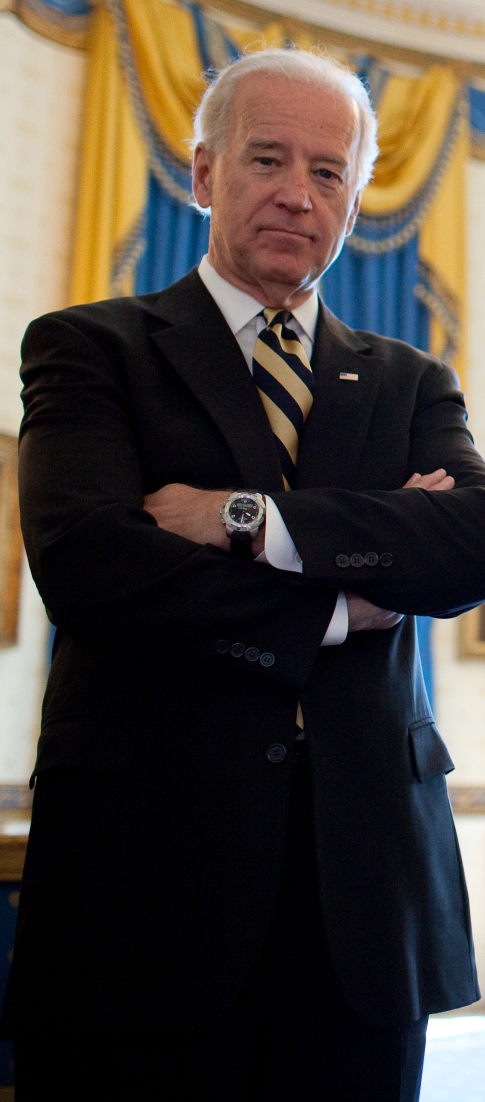
#> input picture openCV/biden.jpg, 970 x 2204 px (shown at 1/2 size)
$ python arithmetic.py --image biden.jpg
#> lines starting #> are read from the running program, lines starting #| are printed output that depends on the picture
import numpy as np
import argparse
import imutils
import cv2

# fetching the arguments and save in dictionary
ap = argparse.ArgumentParser()
ap.add_argument("-i", "--image", required = True, help = "Enter path to the image")
args = vars(ap.parse_args())

# loading and converting the image into numpy array
image = cv2.imread(args["image"])
#> image is the input picture: shape (2204, 970, 3); mean B, G, R 55.5, 62.7, 70.7
cv2.imshow("Original", image)
#cv2.waitKey(0)

print("max of 255 by cv2: {}".format(cv2.add(np.uint8([200]), np.uint8([100]))))
print("min of 0 by cv2: {}".format(cv2.subtract(np.uint8([50]), np.uint8([100]))))

print("wrap of max by np: {}".format(np.uint8([200])+np.uint8([100])))
print("wrap of min by np: {}".format(np.uint8([50])-np.uint8([100])))


#generating one array and multiplying it with 100
#adding that array to the actual image numpy array
M = np.ones(image.shape, dtype = "uint8") * 100
added = cv2.add(image, M)
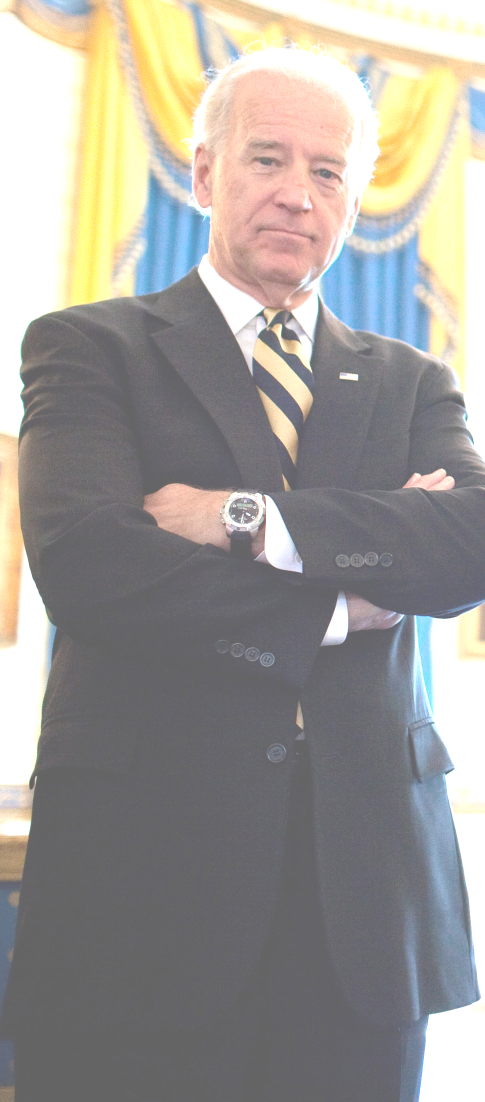
#> added: shape (2204, 970, 3) (shown at 1/2 size); mean B, G, R 150.5, 155.7, 158.8
cv2.imshow("Added image", added)


#generating one array and multiplying it with 50
#substracting that array to the actual image numpy array
M = np.ones(image.shape, dtype = "uint8") * 50
subtracted = cv2.subtract(image, M)
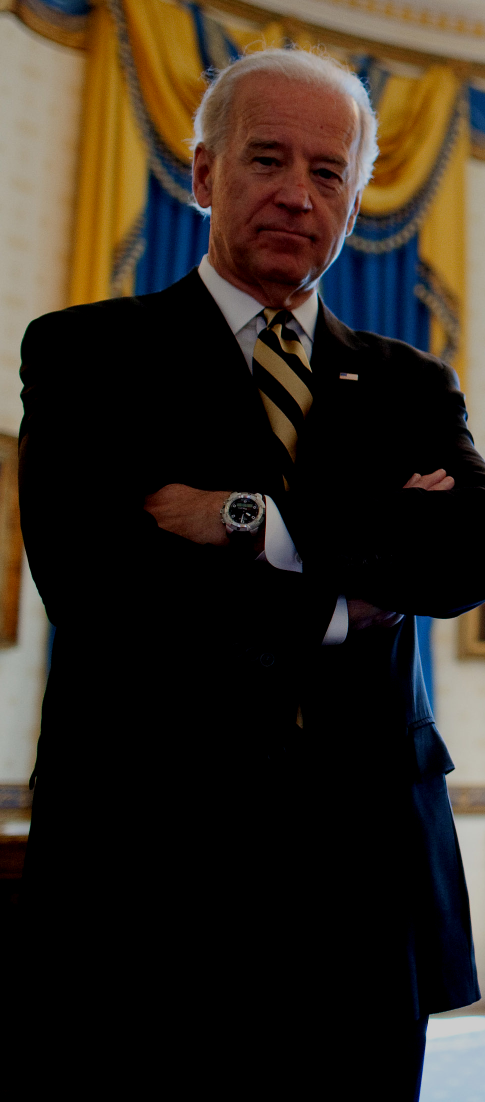
#> subtracted: shape (2204, 970, 3) (shown at 1/2 size); mean B, G, R 29.2, 38.2, 46.7
cv2.imshow("Subtracted image", subtracted)

cv2.waitKey(0)

$ run again, on openCV/obama.jpg
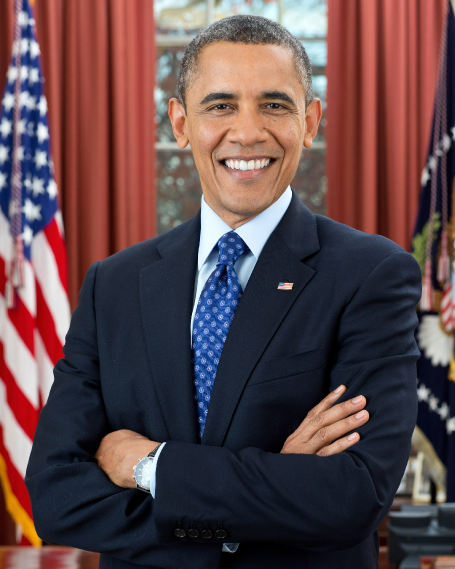
#> input picture openCV/obama.jpg, 910 x 1137 px (shown at 1/2 size)
#> image is the input picture: shape (1137, 910, 3); mean B, G, R 74.6, 71.7, 95
#> `added = cv2.add(image, M)`:
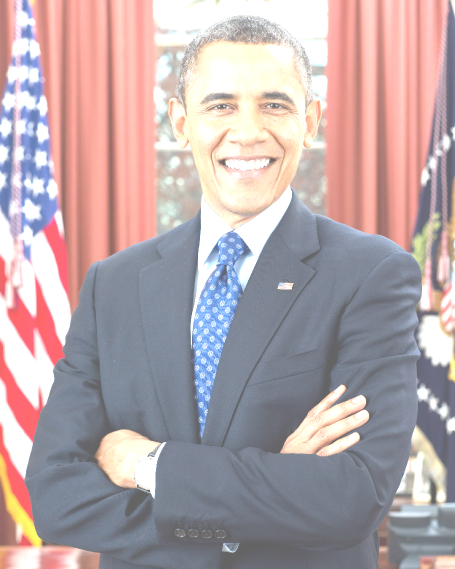
#> added: shape (1137, 910, 3) (shown at 1/2 size); mean B, G, R 169.7, 166.7, 183.8
#> `subtracted = cv2.subtract(image, M)`:
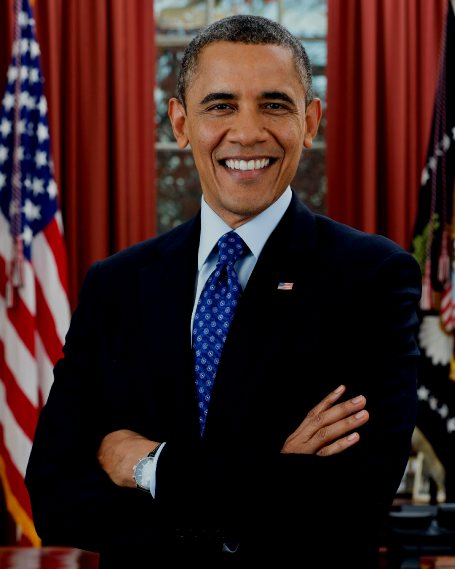
#> subtracted: shape (1137, 910, 3) (shown at 1/2 size); mean B, G, R 31.9, 33.1, 57.8
